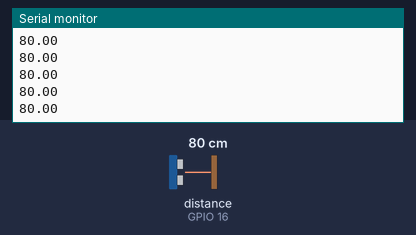
This sketch was run on a simulated ESP32. On the bench: the last lines printed to the serial monitor. Wiring (inferred from the names in the program): ultrasonic range finder: trigger GPIO 17; echo GPIO 16. The test bench sets the inputs (shaded band); at power-on: distance to the obstacle (sensor on GPIO 16) 80 cm. The echo pulse lasts 58.3 µs per cm.

Above: at 1.2 s.
1.3 s: distance to the obstacle (sensor on GPIO 16) set to 2 cm
At 2.0 s:
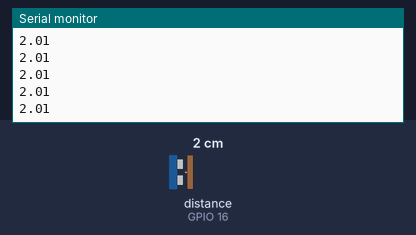
2.8 s: distance to the obstacle (sensor on GPIO 16) set to 4 cm
At 3.8 s:
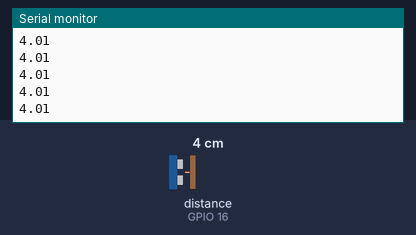
Timing chart, 0 to 5.1 s (numbered marks = the images above; inputs shaded):
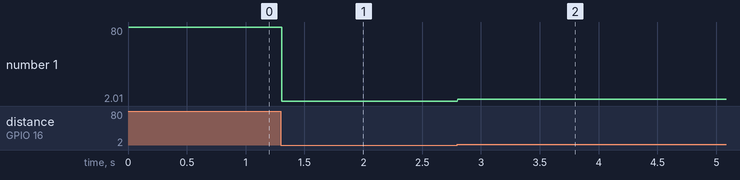

The sketch:

ultrasonicoesp32.ino
```cpp
 #define PIN_TRIG 17
#define PIN_ECHO 16

float tiempo;
float distancia;

void setup() {
   Serial.begin(115200);
   pinMode(PIN_TRIG, OUTPUT);
   pinMode(PIN_ECHO, INPUT);
}

void loop() {

   digitalWrite(PIN_TRIG, LOW);  //para generar un pulso limpio ponemos a LOW 4us
   delayMicroseconds(4);

   digitalWrite(PIN_TRIG, HIGH);  //generamos Trigger (disparo) de 10us
   delayMicroseconds(10);
   digitalWrite(PIN_TRIG, LOW);

   tiempo = pulseIn(PIN_ECHO, HIGH);
   distancia = tiempo/58.3;

   Serial.println(distancia);

   //delay(1000);
}
```

Measured:
- after the input at 1.3 s, the serial monitor: prints a new line at once (image 1)
- after the input at 2.8 s, the serial monitor: prints a new line at once (image 2)
- plotted number 1: 80 → 2.01 after the input at 1.3 s, 2.01 → 4.01 after the input at 2.8 s
